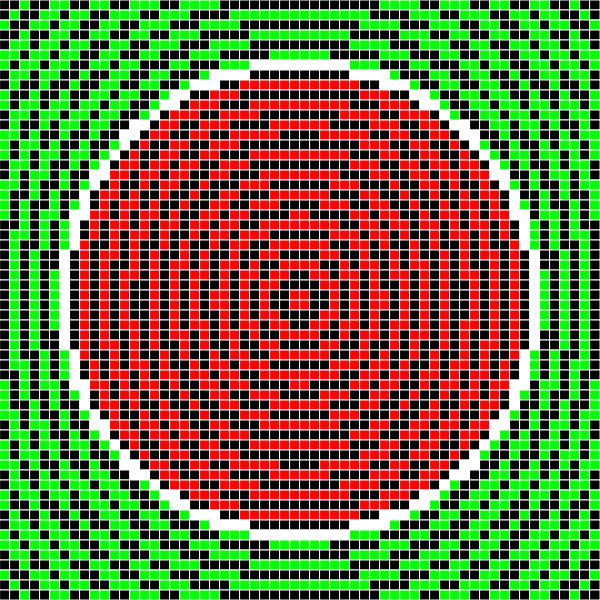
Frame 1 (no input)
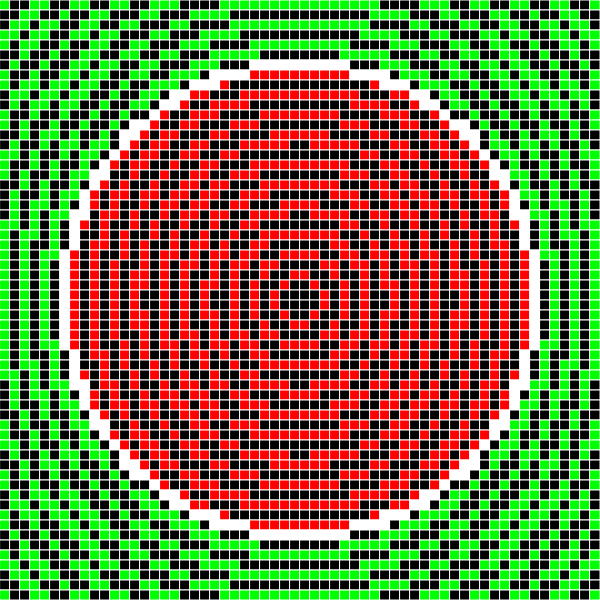
Frame 60 (no input)
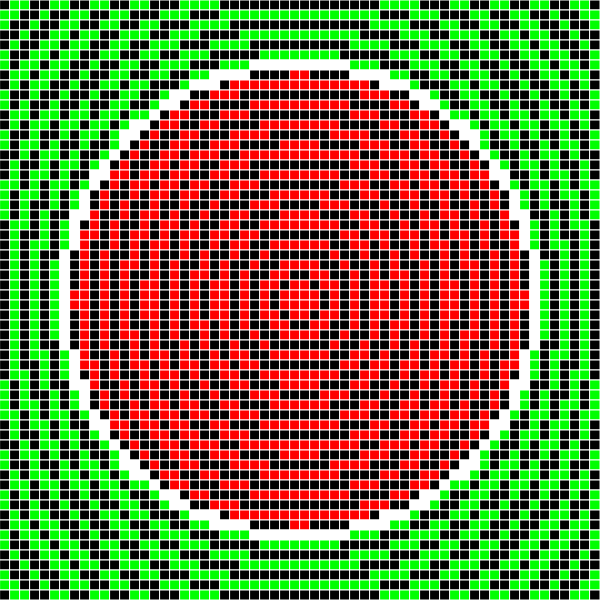
Frame 120 (the mouse pressed at the canvas centre since frame 60)

The p5.js sketch that drew these frames (run headless with seeded random() and noise() and a simulated clock; from frame 60 on, the mouse is pressed at the canvas centre):

// p5.js sketch
// ── sketch.js
const Csize =600;

function setup() {
  createCanvas(Csize,Csize);
}
function draw() {   
  const pix = 10;
  const soglia = pix * 0.5 / width * 2;
  
  background(0); 

  stroke(255); 
  strokeWeight(1);
  
  const numPixX = floor(Csize / pix);
  const numPixY = floor(Csize / pix); 

  for (let j = 0; j < numPixX; j++) {    
    for (let i = 0; i < numPixY; i++) {   

        const u = (numPixY <= 1) ? 0 : map(i, 0, numPixY - 1, -1, 1);
        const v = (numPixX <= 1) ? 0 : map(j, 0, numPixX - 1, -1, 1); 
        const c1 = cerchio(v, u, 0.8); 

        const onde = 80;
        
        if (abs(c1) < soglia) {
          fill(255);
        } else {
          const valoreOnde = sin(c1 * onde + frameCount * 0.05) * 0.5 + 0.5; 
          if (c1 < 0) { 
            if (valoreOnde > 0.5) {
              fill(255, 0, 0); 
            } else {
              fill(0); 
            }
          } else {
            if (valoreOnde > 0.5) {
              fill(0, 255, 0); 
            } else {
              fill(0);
            }
          }
        }
      
        rect(j * pix, i * pix, pix, pix); 
    }
  }
}

function cerchio(x, y, r) {
    return sqrt(x ** 2 + y ** 2) - r;
  }
  
